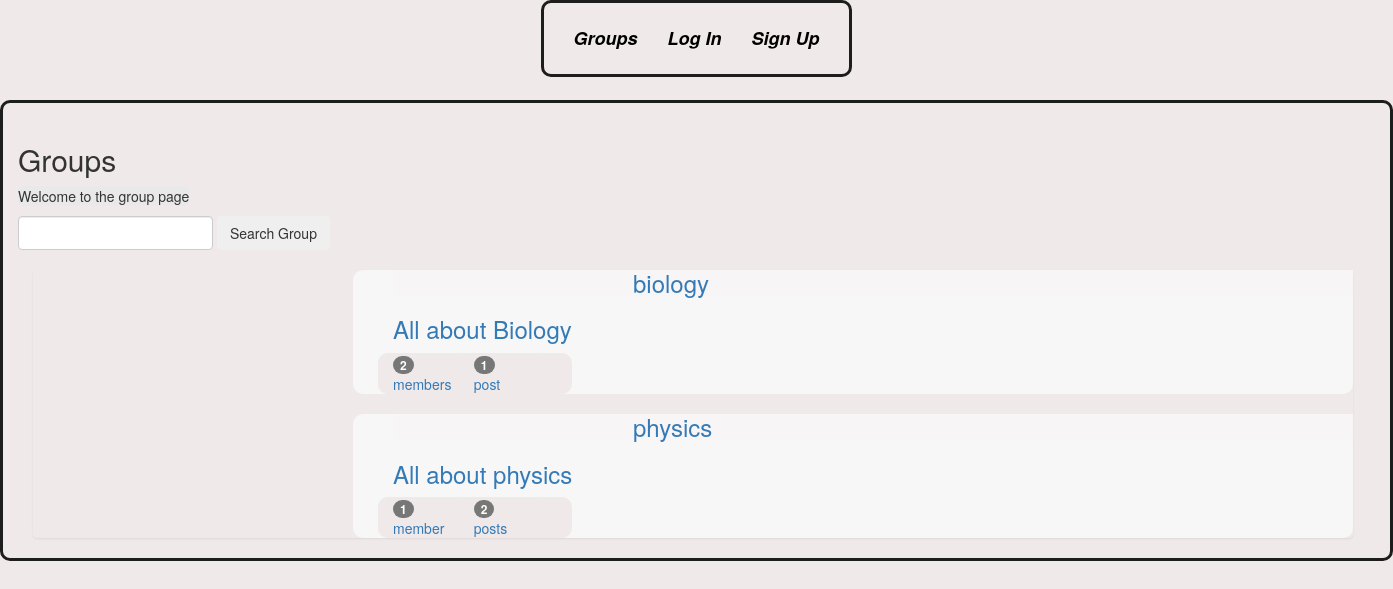
The app's page /groups/ with its own data.
### groups/models.py (models this page shows, shortened)
class Group(models.Model): #create model for selecting groups
    id =models.AutoField(primary_key=True)
    name=models.CharField(max_length=225,unique=True)
    slug= models.SlugField(allow_unicode=True,unique=True)
    description= models.TextField(blank=True,default='')
    description_html=models.TextField(editable=False,default='',blank=True)
    members=models.ManyToManyField(User,through='GroupMember',blank=True)
    user=models.ForeignKey(User,related_name='group_owner',on_delete=models.CASCADE,null=True)
    class Meta:
        ordering=['name']

### groups/views.py (the view)
class ListGroups(generic.ListView):
    model=Group

### groups/templates/groups/group_list.html (shortened to what this page needs)
{%extends "groups/group_base.html"%}
{%block pregroup%}
<div class="col-md-4">
    <div class="content">
        <h2>Groups</h2>
        <p>Welcome to the group page</p>
        <form method="GET" action="/search_group" class="form-inline my-2 my-lg-0">
            <input type="Search" class="form-control mr-sm-2" placegolder="search_group" name='search_group' id="search_group" >
            <button class="btn btn-outline-success my-2 my-sm-0" type="submit">Search Group</button>
        </form>
    </div>
{%endblock%}
{%block group_content%}
<div class="col-md-9">
    <div class="list-group">
        {%for group in object_list%}
        <a href="{% url 'groups:single' slug=group.slug%}">
           <div class="groupy">
            <h3 style="background-color: rgb(247, 245, 245); padding-left:25%">{{group.name}}</h3>
               <h3>{{group.description_html|safe}}</h3>
                <div class="row">
                <div class="col-md-5">
                    <span class='badge'>{{group.members.count}}</span>
                    member{{group.members.count|pluralize}}
                </div>
                <div class="col-md-5">
                    <span class='badge'>{{group.posts.count}}</span>
                    post{{group.posts.count|pluralize}}
                </div>
            </div>
        </div>
        </a>
        {%endfor%}
    </div>
</div>
</div>
{%endblock%}

### templates/base.html (style rules this page uses)
body { background-color: rgb(240, 233, 233);; }
div { width:fit-content; padding-left: 0%; border-radius: 10px; background-color: rgb(240, 233, 233);; }
p { background-color: rgb(233, 233, 233); background-size:contain; border-color: black; border-width:0.5px; border-style:hidden; border-radius: 5px; width: fit-content; }

### groups/templates/groups/group_list.html (style rules this page uses)
.groupy { padding-left: 5vh; width:1000px; background-color: rgb(247, 247, 247); }
.list-group { padding-left:40vh }

### records on screen
Group: name "biology", description_html "All about Biology", members.count "2", posts.count "1"
Group: name "physics", description_html "All about physics", members.count "1", posts.count "2"
